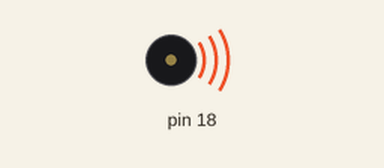
The sketch below on a simulated Arduino Uno, built with avr-gcc and run on an emulated ATmega328P. Shown: buzzer (waves = sounding).

Above: at 0.05 s.
Timing chart, 0 to 3.0 s (numbered marks = the images above):
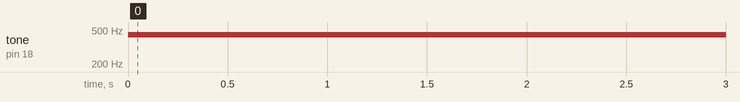

Measured:
- by itself, tone on pin 18: silent → 440 Hz at 0.00 s

The sketch:

Buzzer.ino
```cpp
const int duration = 500;
const int middle_c = 440;


void setup() {

}

void loop()
{
  tone(18, middle_c, duration);
  delay(duration);
}
```
